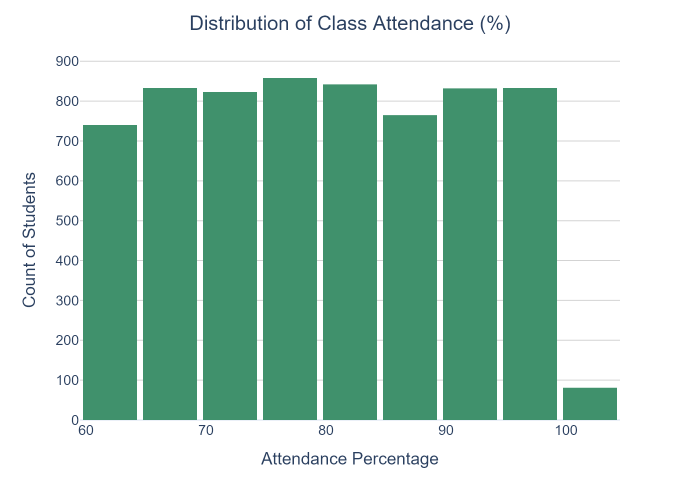
#> input picture plots/histograms/Histogram_Attendance.png, 1400 x 1000 px (shown at 1/2 size)
$ python compose_figures.py
#> lines starting #> are read from the running program, lines starting #| are printed output that depends on the picture
"""
scripts/compose_figures.py
Generate composite figures for the report by stitching existing PNGs.
Uses Pillow (PIL) — no re-rendering of charts needed.
"""

import os
from PIL import Image

BASE = os.path.dirname(os.path.dirname(os.path.abspath(__file__)))
PLOTS = os.path.join(BASE, "plots")
OUT = os.path.join(PLOTS, "composites")
os.makedirs(OUT, exist_ok=True)


def load(subdir, name):
#> called with subdir = 'histograms', name = 'Histogram_Attendance.png'
    path = os.path.join(PLOTS, subdir, name)
    return Image.open(path)
#> returned value is the input picture: PIL image 1400x1000 RGBA; mean R, G, B, A 175.1, 208.3, 193.5, 255


def compose_grid(images, cols, gap=30, bg=(255, 255, 255)):
    """Arrange images in a grid with `cols` columns. All images resized to match."""
    # Resize all to same dimensions (use first image as reference)
    ref_w, ref_h = images[0].size
    resized = []
    for img in images:
        resized.append(img.resize((ref_w, ref_h), Image.LANCZOS))

    rows = (len(resized) + cols - 1) // cols
    canvas_w = cols * ref_w + (cols - 1) * gap
    canvas_h = rows * ref_h + (rows - 1) * gap
    canvas = Image.new("RGB", (canvas_w, canvas_h), bg)

    for idx, img in enumerate(resized):
        r, c = divmod(idx, cols)
        x = c * (ref_w + gap)
        y = r * (ref_h + gap)
        canvas.paste(img, (x, y))

    return canvas


# ─────────────────────────────────────────────────────────────────────────────
# Figure 2: 6 input-variable histograms (3x2)
# ─────────────────────────────────────────────────────────────────────────────
hist_names = [
    "Histogram_Attendance.png",
    "Histogram_Previous_Scores.png",
    "Histogram_Hours_Studied.png",
    "Histogram_Sleep_Hours.png",
    "Histogram_Tutoring_Sessions.png",
    "Histogram_Physical_Activity.png",
]
hists = [load("histograms", n) for n in hist_names]
#> call 2 of load, with subdir = 'histograms', name = 'Histogram_Previous_Scores.png'
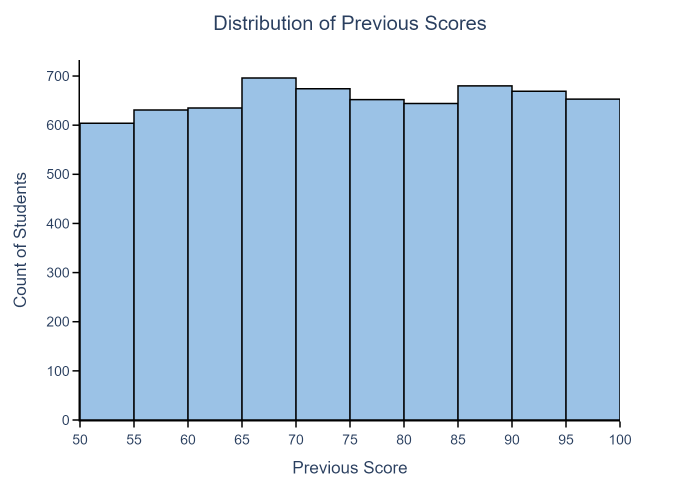
#> input picture plots/histograms/Histogram_Previous_Scores.png, 1400 x 1000 px (shown at 1/2 size)
#> in load, returned value is the input picture: PIL image 1400x1000 RGBA; mean R, G, B, A 199.5, 218.3, 235.8, 255
#> call 3 of load, with subdir = 'histograms', name = 'Histogram_Hours_Studied.png'
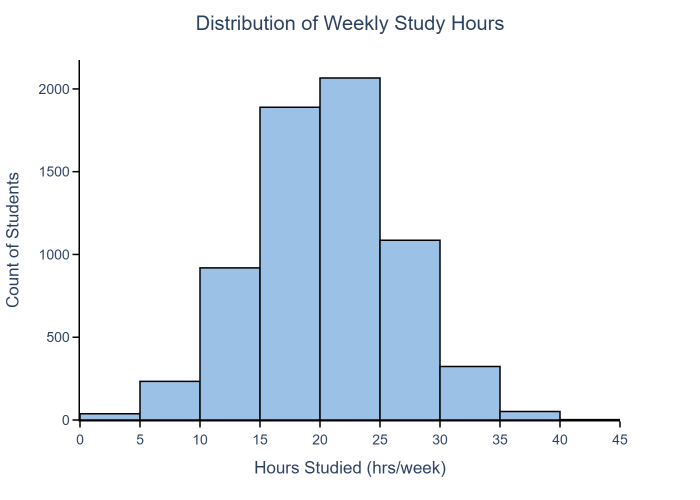
#> input picture plots/histograms/Histogram_Hours_Studied.png, 1400 x 1000 px (shown at 1/2 size)
#> in load, returned value is the input picture: PIL image 1400x1000 RGBA; mean R, G, B, A 231.4, 238.6, 245.4, 255
#> call 4 of load, with subdir = 'histograms', name = 'Histogram_Sleep_Hours.png'
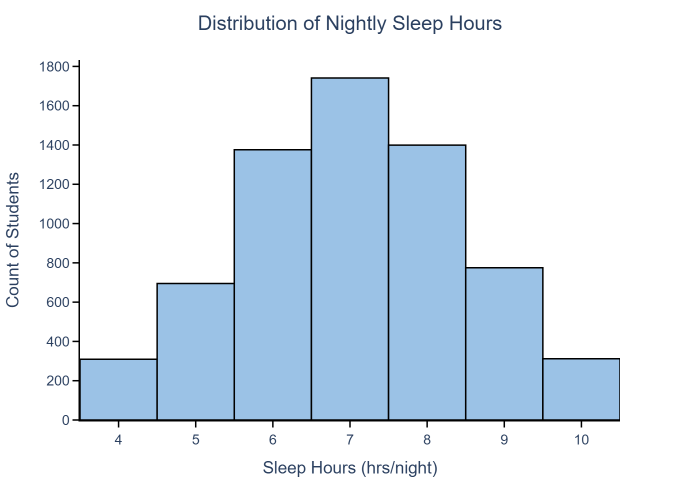
#> input picture plots/histograms/Histogram_Sleep_Hours.png, 1400 x 1000 px (shown at 1/2 size)
#> in load, returned value is the input picture: PIL image 1400x1000 RGBA; mean R, G, B, A 221.4, 232.4, 242.7, 255
#> (the run stopped early here; a loop or call above may not have finished)
